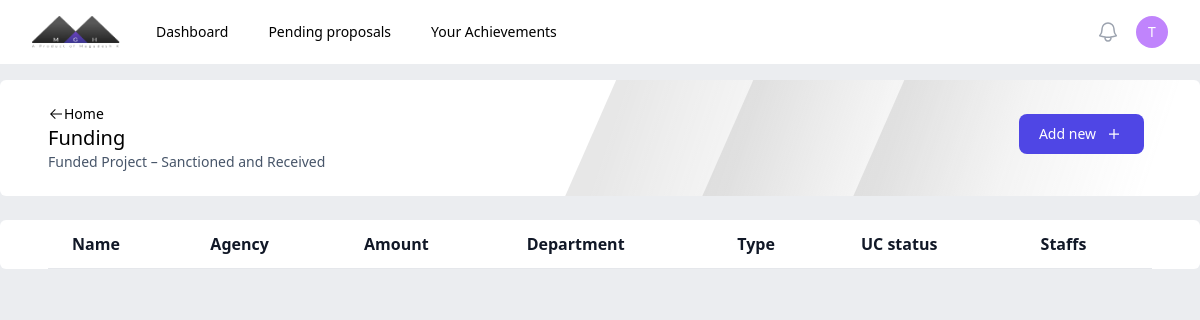
The app's page /funding/ (signed in), older data.
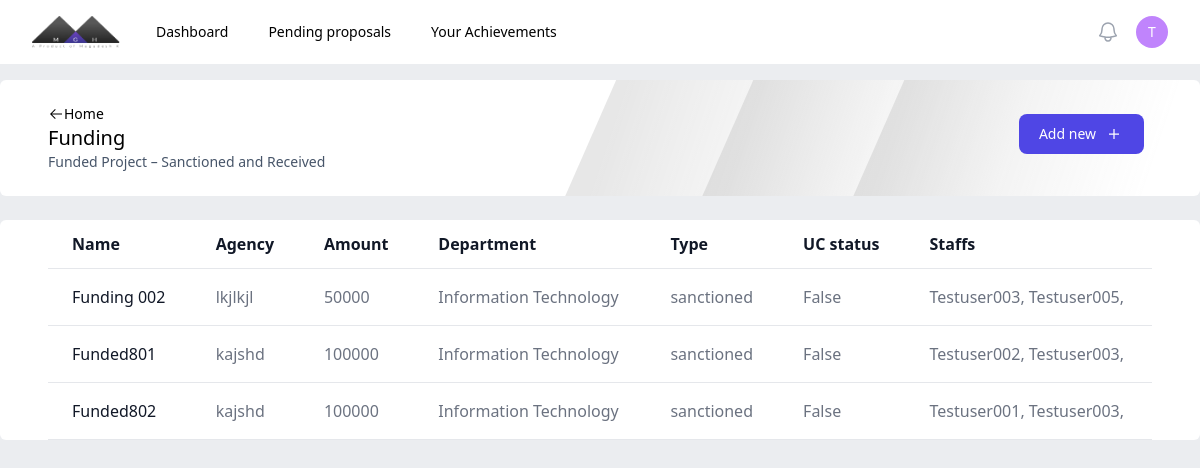
The same page, newer data.
### authentication/models.py (models this page shows)
class staff(AbstractUser):
    dept = models.ForeignKey(department, on_delete=models.CASCADE, null=True, blank=True)
    designation = models.CharField(max_length=20)
    phone = models.CharField(max_length=20)
    def __str__(self):
        return self.username

class department(models.Model):
    name = models.CharField(max_length=50)
    hod = models.OneToOneField('staff', on_delete=models.SET_NULL, null=True, blank=True, related_name='hod')
    def __str__(self):
        return self.name

### central/models.py (models this page shows, shortened)
class funding(models.Model):
    name = models.CharField(max_length=50, unique=True)
    agency = models.CharField(max_length=50)
    startdate = models.DateField()
    enddate = models.DateField()
    amount = models.PositiveIntegerField()
    pi = models.ForeignKey(staff, related_name='pi', on_delete=models.SET_NULL, null=True)
    staffs = models.ManyToManyField(staff)
    department = models.ForeignKey(department, on_delete=models.SET_NULL, null=True)
    types = [
        ('sanctioned', 'sanctioned'),
        ('submitted', 'submitted')
    ]
    status = models.CharField(max_length=10, choices=types, blank=True, null=True)
    receivedamount = models.PositiveIntegerField(null=True, blank=True)
    uc = models.BooleanField(default=False, blank=True)
    hodapproval = models.BooleanField(verbose_name="HoD Approval Status", default=False, null=True)
    controller = models.BooleanField(verbose_name="Controller Approval Status", default=False, null=True)
    class Meta:
        verbose_name = 'Funding'
        verbose_name_plural = 'Fundings'

### central/views.py (the view)
# urls.py: path('funding/', ctv.funding),
@login_required
def funding(request):
    fundings = _funding.objects.filter(staffs=request.user, controller=True)
    return render(request, 'central/funding.html', {"objects": fundings})

### central/templates/central/funding.html (shortened to what this page needs)
{% extends 'central/publication.html' %}
{% block header %}
    <p class="text-xl font-medium">Funding</p>
    <p class="text-sm text-slate-600">Funded Project – Sanctioned and Received </p>
{% endblock %}
{% block addurl %}
     /fundingapplication
{% endblock %}
{% block content %}
<table class=" text-left min-h-full text-gray-500 bg-white dark:text-gray-400 rounded-md overflow-x-auto w-full">
    <thead class="border-b text-gray-900 dark:text-gray-400">
        <tr>
            <th scope="col" class="px-6 py-3">
                Name
            </th>
            <th scope="col" class="px-6 py-3">
                Agency
            </th>
            <th scope="col" class="px-6 py-3">
                Amount
            </th>
            <th scope="col" class="px-6 py-3">
                Department
            </th>
            <th scope="col" class="px-6 py-3">
                Type
            </th>
            <th scope="col" class="px-6 py-3">
                UC status
            </th>
            <th scope="col" class="px-6 py-3">
                Staffs
            </th>
        </tr>
    </thead>
    <tbody>
        {% for object in objects %}
        <tr class="border-b">
            <td scope="row" class="hover:underline px-6 py-4 font-medium text-gray-900 whitespace-nowrap">
                <a href="">
                {{object.name}}
                </a>
            </td>
            <td scope="row" class="px-6 py-4">
                <a href="">
                {{object.agency}}
                </a>
            </td>
            <td class="px-6 py-4">
                {{object.amount}}
            </td>
            <td class="px-6 py-4">
                {{object.department}}
            </td>
            <td class="px-6 py-4">
                {{object.status}}
            </td>
            <td class="px-6 py-4">
                {{object.uc}}
            </td>
            <td class="px-6 py-4">
                {% for staff in object.staffs.all %}
                    {{staff}},
                {% endfor %}
            </td>
        </tr>
        {% endfor %}
    </tbody>
    </table>
{% endblock %}

### central/templates/central/nav.html (shortened to what this page needs)
{% load static %}
<nav class="bg-white">
     <div class="mx-auto max-w-7xl px-2 sm:px-6 lg:px-8">
       <div class="relative flex h-16 items-center justify-between">
         <div class="flex flex-1 items-center justify-center sm:items-stretch sm:justify-start">
           <div class="flex flex-shrink-0 items-center">
             <img class="h-8 w-auto" src="{% static 'images/logo.png' %}" alt="Your Company">
           </div>
           <div class="hidden sm:ml-6 sm:block">
             <div class="flex space-x-4">
               <a href="/" class="rounded-md px-3 py-2 text-sm font-medium text-black hover:bg-gray-100" aria-current="page">Dashboard</a>
               <a href="/pendingproposals" class="rounded-md px-3 py-2 text-sm font-medium text-black hover:bg-gray-100 hover:text-black">Pending proposals</a>
               <a href="/achievements" class="rounded-md px-3 py-2 text-sm font-medium text-black hover:bg-gray-100 hover:text-black">Your Achievements</a>
             </div>
           </div>
         </div>
         <div class="absolute inset-y-0 right-0 flex items-center pr-2 sm:static sm:inset-auto sm:ml-6 sm:pr-0">
           <button type="button" class="relative rounded-full p-1 text-gray-400 hover:text-black focus:outline-none focus:ring-2 focus:ring-white focus:ring-offset-2 focus:ring-offset-gray-800">
             <span class="absolute -inset-1.5"></span>
           </button>
           <div class="relative ml-3">
             <div>
               <button type="button" class="min-w-8 min-h-8 flex items-center justify-center relative rounded-full text-sm border-none focus:outline-none" id="user-menu-button" aria-expanded="false" aria-haspopup="true">
                 <div class="">
                    <p class="text-white font-medium">{{request.user.username|make_list|first}}</p>
                 </div>
               </button>
             </div>
           </div>
         </div>
       </div>
     </div>
   </nav>

Row changes from the older to the newer data that the page shows:
added funding: name "Funding 002", agency "lkjlkjl", amount "50000", department "Information Technology", status "sanctioned", uc "False", staff (username "Testuser003")
now on this page (row unchanged): staff: username "Testuser005", shown under "Funding 002"
added funding: name "Funded801", agency "kajshd", amount "100000", department "Information Technology", status "sanctioned", uc "False", staff (username "Testuser003")
now on this page (row edited): staff: username "Testuser002", shown under "Funded801"
added funding: name "Funded802", agency "kajshd", amount "100000", department "Information Technology", status "sanctioned", uc "False", staff (username "Testuser003")
now on this page (row edited): staff: username "Testuser001", shown under "Funded802"
